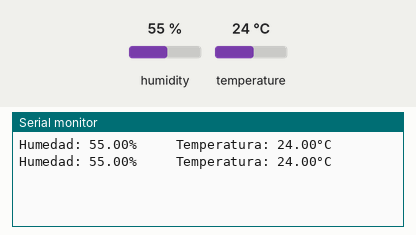
A sketch run on a simulated Arduino Uno, built with avr-gcc and run on an emulated ATmega328P. On the bench: the last lines printed to the serial monitor. Inputs (shaded band) come from the test bench; at power-on: humidity 55 %, temperature 24 °C.

Above: at 4.8 s.
4.9 s: humidity set to 22 %
At 7.1 s:
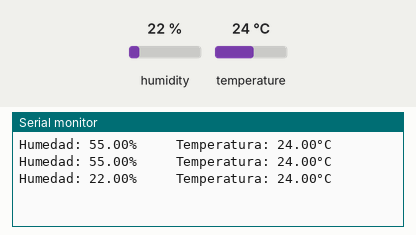
7.9 s: temperature set to 12 °C
At 9.5 s:
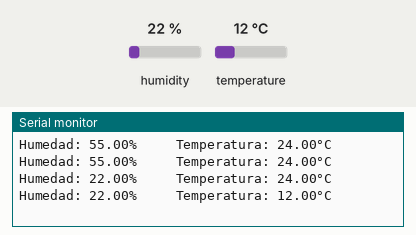
10.9 s: humidity set to 40 %
At 13.1 s:
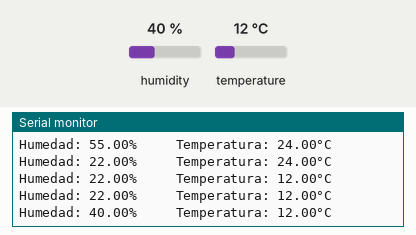
Timing chart, 0 to 14.6 s (numbered marks = the images above; inputs shaded):
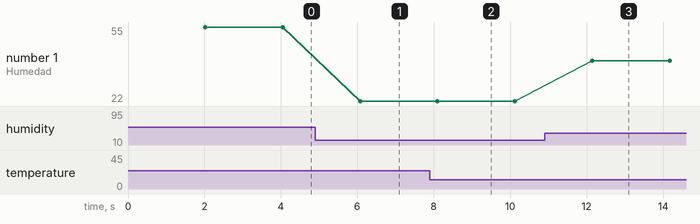

The sketch:

Sensor-Temperatura.ino
```cpp
#include <DHT.h>//libreria

#define DHTTYPE DHT11 //especificar el tipo de sensor
#define DHTPIN 2 //PIN de datos del sensor

DHT sensor(DHTPIN, DHTTYPE);

void setup(){
  Serial.begin(9600);
  sensor.begin();
}

void loop(){
  delay(2000);

  float hum = sensor.readHumidity();
  float temp = sensor.readTemperature();

  Serial.print("Humedad: ");
  Serial.print(hum);
  Serial.print("%     ");
  Serial.print("Temperatura: ");
  Serial.print(temp);
  Serial.print("°C");
  Serial.print("\n");
}
```

Measured:
- after the input at 4.9 s, the serial monitor: prints a new line after 1.2 s (image 1)
- after the input at 7.9 s, the serial monitor: prints a new line after 0.20 s (image 2)
- after the input at 10.9 s, the serial monitor: prints a new line after 1.2 s (image 3)
- plotted number 1: 55 → 22 after the input at 4.9 s, 22 → 40 after the input at 10.9 s
